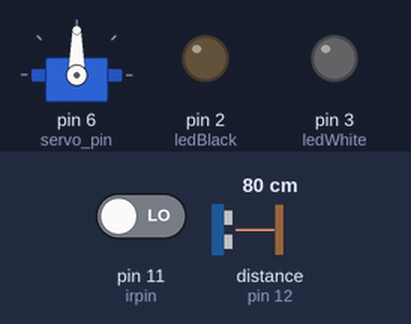
The sketch below on a simulated Arduino Uno, built with avr-gcc and run on an emulated ATmega328P. Shown: servo, output pins drawn as LEDs (lit = HIGH). Wiring (inferred from the names in the program): ultrasonic range finder: trigger pin 13; echo pin 12. Inputs (shaded band) come from the test bench; at power-on: distance to the obstacle (sensor on pin 12) 80 cm, pin 11 (irpin) LOW. The echo pulse lasts 58.3 µs per cm; pins used as bus, display or sensor lines are not drawn.

Above: at 1.2 s.
1.3 s: distance to the obstacle (sensor on pin 12) set to 25 cm
2.8 s: distance to the obstacle (sensor on pin 12) set to 20 cm
At 3.9 s:
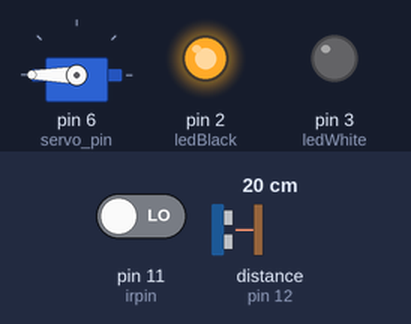
4.4 s: pin 11 (irpin) driven HIGH
At 5.2 s:
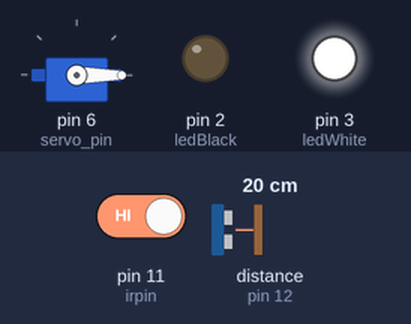
5.9 s: distance to the obstacle (sensor on pin 12) set to 35 cm
At 6.6 s:
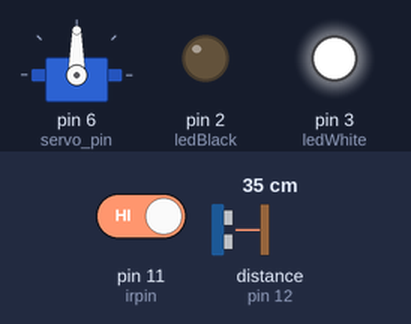
7.4 s: distance to the obstacle (sensor on pin 12) set to 2 cm
At 7.9 s:
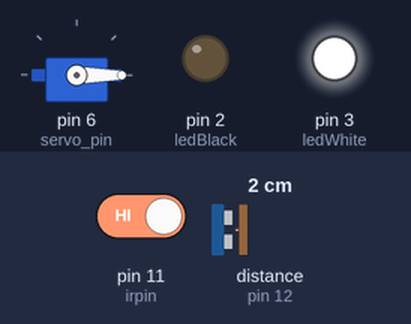
8.9 s: distance to the obstacle (sensor on pin 12) set to 60 cm
At 10.4 s:
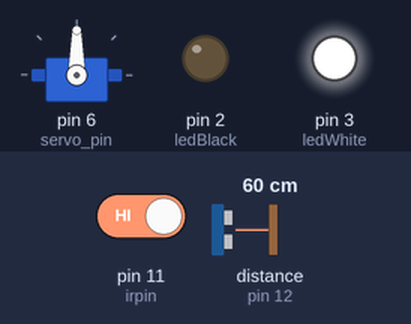
Timing chart, 0 to 11.4 s (numbered marks = the images above; inputs shaded):
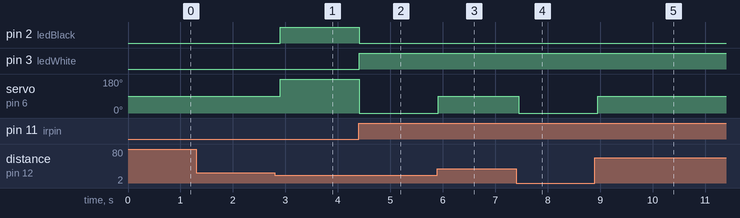

Measured:
- the behaviour switches between 22 and 21 cm on distance to the obstacle (sensor on pin 12) (found by bisection; images 0 and 1)
- after the input at 1.3 s, every drawn part: stays the same
- after the input at 2.8 s, pin 2 (ledBlack): LOW → HIGH after 0.10 s; servo on pin 6 (servo_pin): 90° → 180° after 0.10 s
- after the input at 4.4 s, pin 2 (ledBlack): HIGH → LOW at once; pin 3 (ledWhite): LOW → HIGH at once; servo on pin 6 (servo_pin): 180° → 0° at once
- after the input at 5.9 s, servo on pin 6 (servo_pin): 0° → 90° at once
- after the input at 7.4 s, servo on pin 6 (servo_pin): 90° → 0° after 0.05 s
- after the input at 8.9 s, servo on pin 6 (servo_pin): 0° → 90° after 0.05 s

The sketch:

myProject.ino
```cpp
#include <Servo.h>

#define irpin 11
#define ledWhite 3
#define ledBlack 2
#define servo_pin 6
#define echo 12
#define trig 13

Servo servo_motor;


void setup(){

  pinMode(ledWhite,OUTPUT);
  pinMode(irpin,INPUT);
  pinMode(ledBlack,OUTPUT);

  pinMode(trig,OUTPUT);  //transmit infra_red
  pinMode(echo,INPUT);  // receive infra_red to calculate distance

  servo_motor.attach(servo_pin);

  //Serial.begin(9600);


}

void loop(){

   int ir_read=digitalRead(irpin);

  ultrasonic(ir_read);

}


void ultrasonic(int ir_read){

  digitalWrite(trig,HIGH);
  delayMicroseconds(10);

  digitalWrite(trig,LOW);

  int duration=pulseIn(echo,HIGH);

  int distance=duration*0.0343/2;

    //Serial.println(distance);

  if(distance<=20){
    servo(ir_read);
  }

  else{

   // initial angle = 90
  servo_motor.write(90);
  delay(100);
  }


}

//ir_Sensor reading

int ir_sensor(int ir_read){

  int flag=0;

  if(ir_read==HIGH){

    digitalWrite(ledWhite,HIGH);
    digitalWrite(ledBlack,LOW);
    flag=1;
  }
  else{

     digitalWrite(ledBlack,HIGH);
     digitalWrite(ledWhite,LOW);
     flag=0;
  }

  return flag;

}

//the direction of the Servo depend on color object

void servo(int ir_read){

    //if ir_sensor detect black object
   //left
  if( ir_sensor(ir_read)==0){
    servo_motor.write(180);
    delay(500);

  }

    // if ir_sensor detect white object
   // right
 else if( ir_sensor(ir_read)==1){
   servo_motor.write(0);
   delay(500);


   }

}
```
